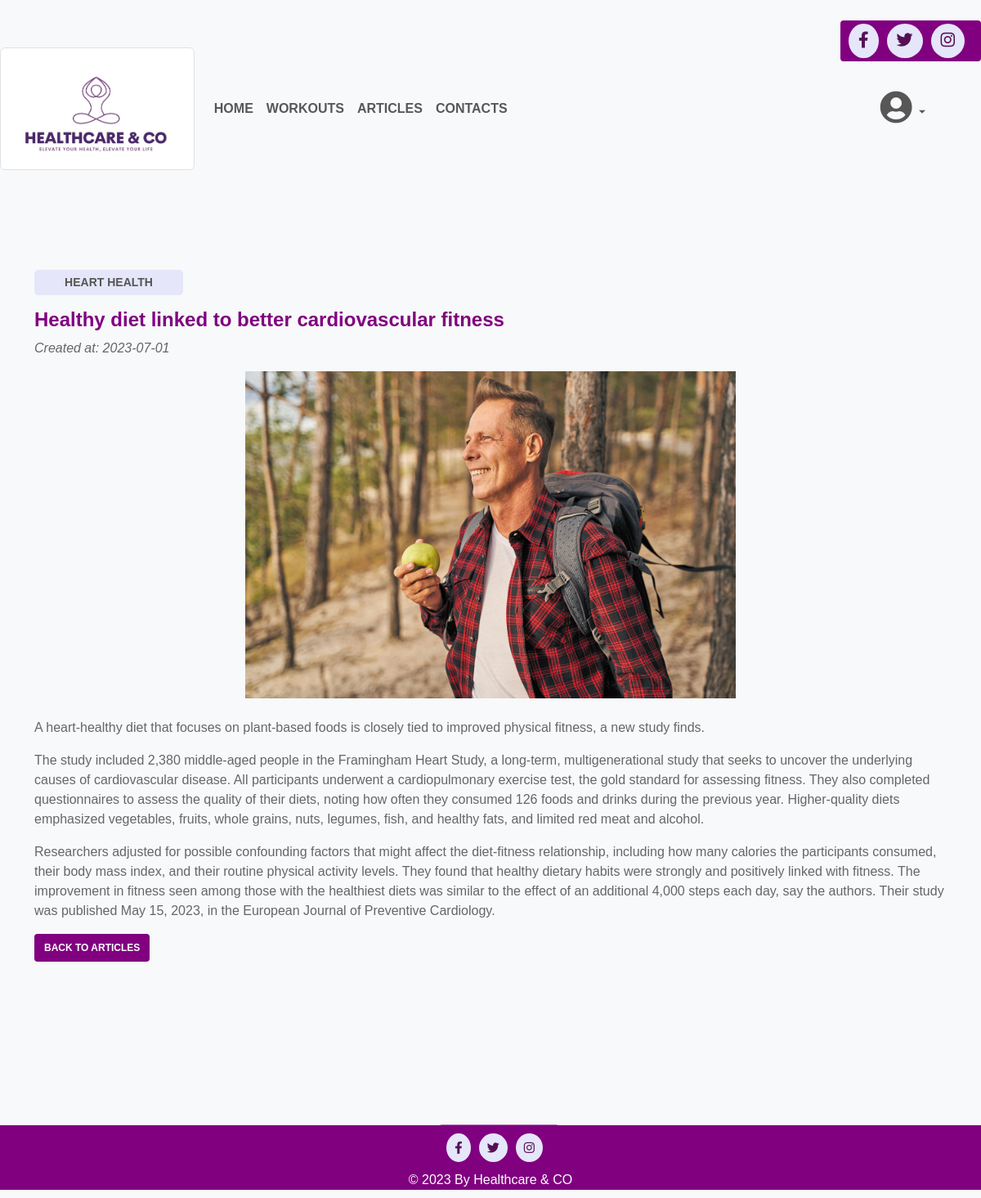
The app's page /article/1 with its own data.
### tables this page shows
CREATE TABLE articles (
    id INTEGER PRIMARY KEY,
    title VARCHAR(100) NOT NULL,
    content TEXT NOT NULL,
    category VARCHAR(50) NOT NULL,
image_path VARCHAR(100) NOT NULL,
    created_at DATETIME DEFAULT CURRENT_TIMESTAMP
);

### app.py (the view)
@app.route('/article/<int:article_id>')
def show_article(article_id):
    article = get_article_by_id(db, article_id)
    if not article:
        flash("danger", "Article not found")
        return render_template('article_details.html')
    else:
        paragraphs = article['content'].split('|')
        created_at = article['created_at'][:10]
        return render_template('article_details.html', article=article, paragraphs=paragraphs, created_at=created_at)

### helpers.py (called while the page is built)
def get_article_by_id(db, article_id):
    articles = db.execute("SELECT * FROM articles WHERE id = ?;", article_id)
    return articles[0]

### templates/article_details.html (shortened to what this page needs)
{% extends "layout.html" %}
{% block content %}
<div class="container" style="padding-top: 100px;">
    <p class="card-category card-highlight">{{ article['category'].upper() }}</p>
    <h1 class="card-article-title">{{ article['title'] }}</h1>
    <p><em>Created at: {{ created_at }}</em></p>
    <div class="text-center">
        <img src="{{ url_for('static', filename=article['image_path']) }}" alt="{{ article['title'] }}" style="height: 400px; width: 600px;">
    </div>
    <div class="article-content mt-4">
        {% for paragraph in paragraphs %}
            <p>{{ paragraph }}</p>
        {% endfor %}
    </div>
    <a href="{{ url_for('articles') }}" class="btn articles-btn">Back to Articles</a>
</div>
{% endblock %}

### static/css/styles.css (style rules this page uses)
body { background-color: #f8f9fa; font-family: Helvetica, Arial, sans-serif; }
.container { margin-top: 50px; }
h1 { color: #333; font-size: 24px; }
p { color: #666; }
.card-category { font-size: 14px; font-weight: bold; color: #555; text-align: center; width: 182px; height: 31px; }
.card-highlight { background-color: #E6E6FA; padding: 5px; border-radius: 5px; }
.card-article-title { font-weight: bold; color: #800080; }
.articles-btn { color: #ffffff; font-weight: bold; text-transform: uppercase; background: #800080; padding: 8px 12px; font-size: 12px; border: none; border-radius: 4px; }

### records on screen
articles: category "HEART HEALTH", title "Healthy diet linked to better cardiovascular fitness", image_path (picture)

### other values on screen
{{ created_at }} "2023-07-01"
{{ paragraph }} "A heart-healthy diet that focuses on plant-based foods is closely tied to improved physical fitness, a new study finds."
